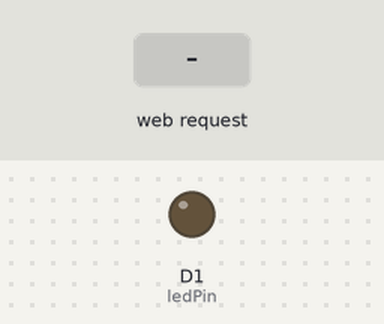
A sketch run on a simulated ESP8266 (NodeMCU). Shown: output pins drawn as LEDs (lit = HIGH). The inputs (shaded band) are chosen by the test bench. WiFi joins after 1.5 s; servers stay silent unless stated; what the sketch prints to the serial monitor is not drawn.

Above: at 3.2 s.
3.3 s: HTTP request GET /on received
At 4.3 s:
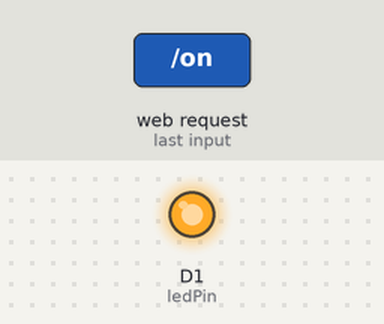
4.8 s: HTTP request GET /off received
At 5.5 s:
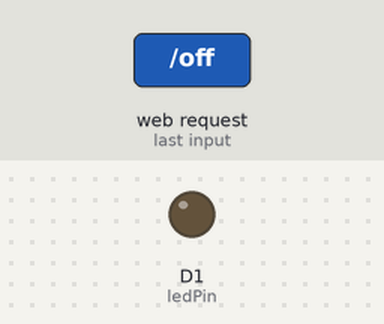
Timing chart, 0 to 7.8 s (numbered marks = the images above; inputs shaded):
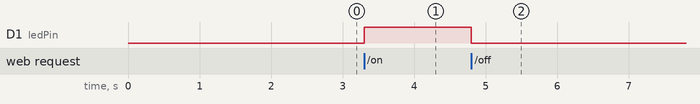

Measured:
- after the input at 3.3 s, D1 (ledPin): LOW → HIGH at once
- after the input at 4.8 s, D1 (ledPin): HIGH → LOW at once

The sketch:

sketch_digitalclock.ino
```cpp
#include <ESP8266WiFi.h>
#include <ESP8266WebServer.h>

const char* ssid = "your_SSID";        // Replace with your Wi-Fi network name
const char* password = "your_PASSWORD"; // Replace with your Wi-Fi password

ESP8266WebServer server(80);           // Create a web server object that listens on port 80

const int ledPin = D1;                 // Pin where the LED is connected (D1 for example)

void handleRoot() {
  String html = "<h1>LED Control</h1>"
                "<p><a href=\"/on\">Turn On</a></p>"
                "<p><a href=\"/off\">Turn Off</a></p>";
  server.send(200, "text/html", html);
}

void handleLEDOn() {
  digitalWrite(ledPin, HIGH);          // Turn on the LED
  server.send(200, "text/html", "<h1>LED is ON</h1><p><a href=\"/\">Go Back</a></p>");
}

void handleLEDOff() {
  digitalWrite(ledPin, LOW);           // Turn off the LED
  server.send(200, "text/html", "<h1>LED is OFF</h1><p><a href=\"/\">Go Back</a></p>");
}

void setup() {
  Serial.begin(115200);
  pinMode(ledPin, OUTPUT);             // Set LED pin as output
  digitalWrite(ledPin, LOW);           // Ensure LED is off by default

  // Connect to Wi-Fi network
  WiFi.begin(ssid, password);
  Serial.print("Connecting to Wi-Fi");
  while (WiFi.status() != WL_CONNECTED) {
    delay(1000);
    Serial.print(".");
  }
  Serial.println();
  Serial.print("Connected, IP address: ");
  Serial.println(WiFi.localIP());      // Print the IP address assigned to the NodeMCU

  // Define routes for the server
  server.on("/", handleRoot);
  server.on("/on", handleLEDOn);
  server.on("/off", handleLEDOff);

  server.begin();                      // Start the web server
  Serial.println("HTTP server started");
}

void loop() {
  server.handleClient();               // Handle incoming client requests
}
```
